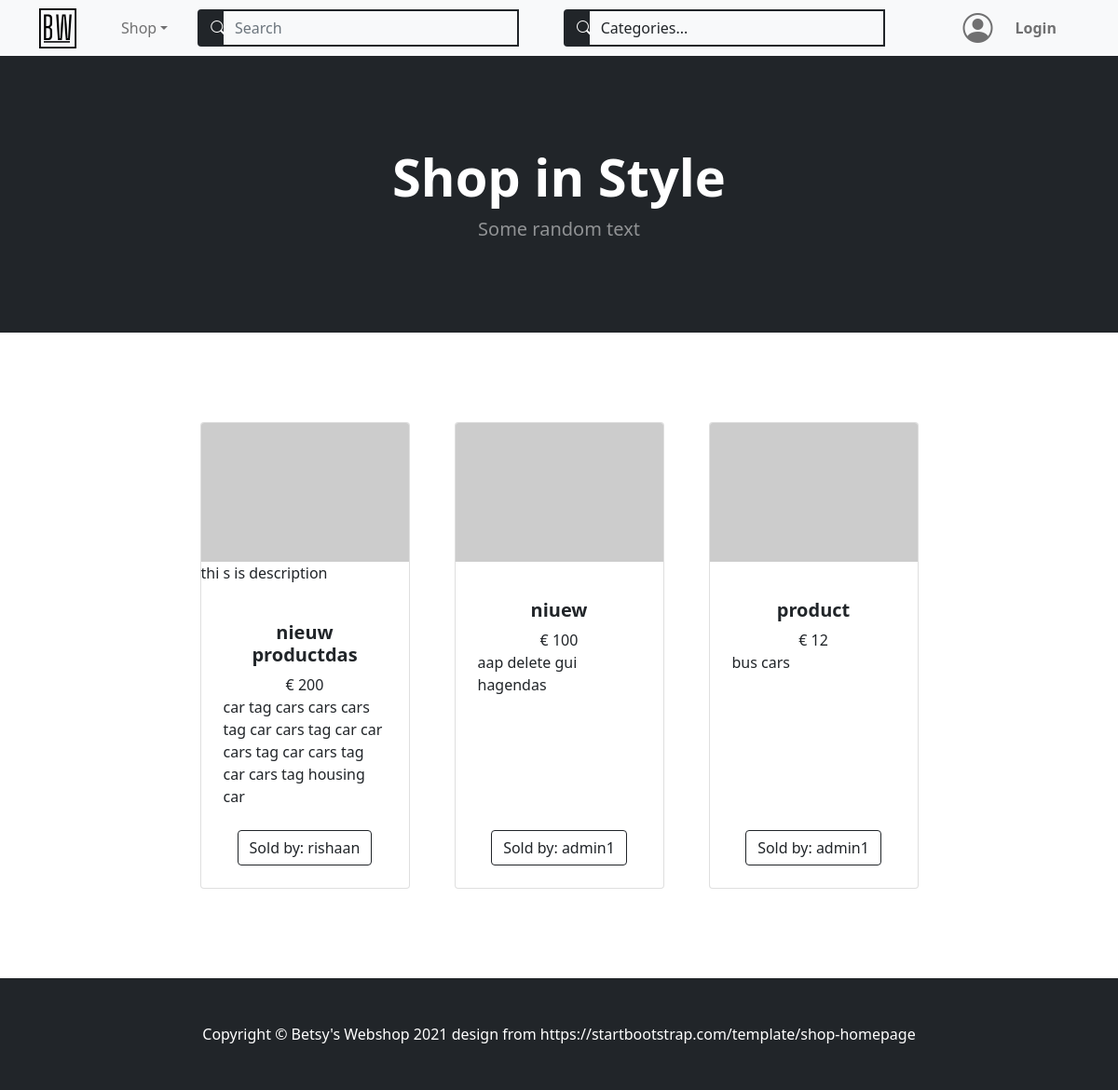
The page /home on the database its author committed.
### models.py (models this page shows)
class BaseModel(db_wrapper.Model):
    class Meta:
        database = db

class Product(BaseModel):
    name = CharField(max_length=50)
    description = TextField(null=True)
    price_per_unit = DecimalField(
        constraints=[Check("price_per_unit >= 0")],
        decimal_places=2,
        auto_round=True,
        null=True,
        default=0,
        max_digits=10,
    )
    stock = IntegerField(default=1)
    owner = ForeignKeyField(User, backref="products")
    date_posted = DateTimeField(formats="%Y-%m-%d %H:%M", default=datetime.now())

class ProductTag(BaseModel):
    product = ForeignKeyField(Product, index=True, backref="tags")
    tag = ForeignKeyField(Tag, index=True, backref="products")

class Tag(BaseModel):
    name = CharField(unique=True, max_length=30)

class User(BaseModel, UserMixin):
    first_name = CharField(index=True, max_length=30, null=True)
    last_name = CharField(max_length=120, null=True)
    address = CharField(max_length=200, null=True)
    city = CharField(max_length=50, null=True)
    country = CharField(max_length=50, null=True)
    cc_number = IntegerField(unique=True, null=True)
    username = CharField(index=True, max_length=30, unique=True)
    email = CharField(index=True, max_length=50, unique=True)
    password = CharField(max_length=20)

### routes.py (the view)
@app.route("/", methods=["GET", "POST"])
@app.route("/home", methods=["GET", "POST"])
def home():
    users = User.select()
    products = Product.select().order_by(Product.id.desc())
    login_form = LoginForm()
    register_form = RegistrationForm()
    search_term_form = SearchByTermForm()
    search_tag_form = SearchByTagForm()
    search_tag_form.search_tag.choices = get_alpha_tag_names()
    return render_template(
        "index.html",
        title="Home",
        users=users,
        products=products,
        login_form=login_form,
        register_form=register_form,
        search_term_form=search_term_form,
        search_tag_form=search_tag_form,
    )

### forms.py (shortened to what this page needs)
class LoginForm(FlaskForm):
    email = StringField(
        "Email", validators=[InputRequired(), Length(min=5, max=50), Email()]
    )
    password = PasswordField("Your Password", validators=[InputRequired()])
    login = SubmitField("Login!")

class RegistrationForm(FlaskForm):
    username = StringField(
        "Username",
        validators=[InputRequired(), Length(min=5, max=30)],
    )
    email = StringField(
        "Email", validators=[InputRequired(), Length(min=5, max=50), Email()]
    )
    password = PasswordField(
        "Set Password",
        validators=[
            InputRequired(),
            EqualTo(
                "password_confirm", message="Password must be identical in both inputs"
            ),
            Length(min=5, max=20),
        ],
    )
    password_confirm = PasswordField("Confirm Password")
    submit = SubmitField("Sign Up")

### main.py (called while the page is built)
def get_alpha_tag_names() -> tuple[Tag]:
    tags = Tag.select().order_by(Tag.name)
    tag_list = [(tag.name, tag.name) for tag in tags]
    tag_list.insert(0, (None, "Categories..."))
    return tag_list

### routes.py (called while the page is built)
@app.context_processor
def string_to_date_to_string():
    def format_string(date_str):
        format = "%Y-%m-%d %H:%M:%S.%f"
        dt_object = datetime.strptime(date_str, format)
        format = "%Y, %B %w, %H%Mh"
        dt_string = dt_object.strftime(format)
        return dt_string
    return dict(format_string=format_string)

### templates/index.html
{% extends "base.html" %} {% block content %}
<section class="py-5">
  <div class="container px-4 px-lg-5 mt-5">
    <div
      class="
        row
        gx-4 gx-lg-5
        row-cols-2 row-cols-md-3 row-cols-xl-4
        justify-content-center
      "
    >
      {% for product in products %}
      <div class="col mb-5">
        <div class="card h-100">
          <img
            class="card-img-top"
            src="https://dummyimage.com/450x300/dee2e6/6c757d.jpg"
            alt="..."
          />
          <p>{{product.description}}</p>
          <div class="card-body p-4">
            <div class="text-center">
              <h5 class="fw-bolder">{{product.name}}</h5>
              € {{product.price_per_unit}}
            </div>
            {%for pt in product.tags%} {{pt.tag.name}} {%endfor%}
          </div>
          <div class="card-footer p-4 pt-0 border-top-0 bg-transparent">
            <div class="text-center">
              <a class="btn btn-outline-dark mt-auto" href="{{url_for('get_user_profile', user_id=product.owner.id)}}"
                >Sold by: {{product.owner.username}}</a
              >
            </div>
          </div>
        </div>
      </div>
      {% endfor %}
    </div>
  </div>
</section>
{% endblock content %}

### rows shown on the page
Product: description "thi s is description", name "nieuw productdas", price_per_unit "200", owner.username "rishaan"
ProductTag: tag.name "car"
ProductTag: tag.name "tag"
ProductTag: tag.name "cars"
ProductTag: tag.name "cars"
ProductTag: tag.name "cars"
ProductTag: tag.name "tag"
ProductTag: tag.name "car"
ProductTag: tag.name "cars"
ProductTag: tag.name "tag"
ProductTag: tag.name "car"
ProductTag: tag.name "car"
ProductTag: tag.name "cars"
ProductTag: tag.name "tag"
ProductTag: tag.name "car"
ProductTag: tag.name "cars"
ProductTag: tag.name "tag"
ProductTag: tag.name "car"
ProductTag: tag.name "cars"
ProductTag: tag.name "tag"
ProductTag: tag.name "housing"
ProductTag: tag.name "car"
Product: name "niuew", price_per_unit "100", owner.username "admin1"
ProductTag: tag.name "aap"
ProductTag: tag.name "delete"
ProductTag: tag.name "gui"
ProductTag: tag.name "hagendas"
Product: name "product", price_per_unit "12", owner.username "admin1"
ProductTag: tag.name "bus"
ProductTag: tag.name "cars"
